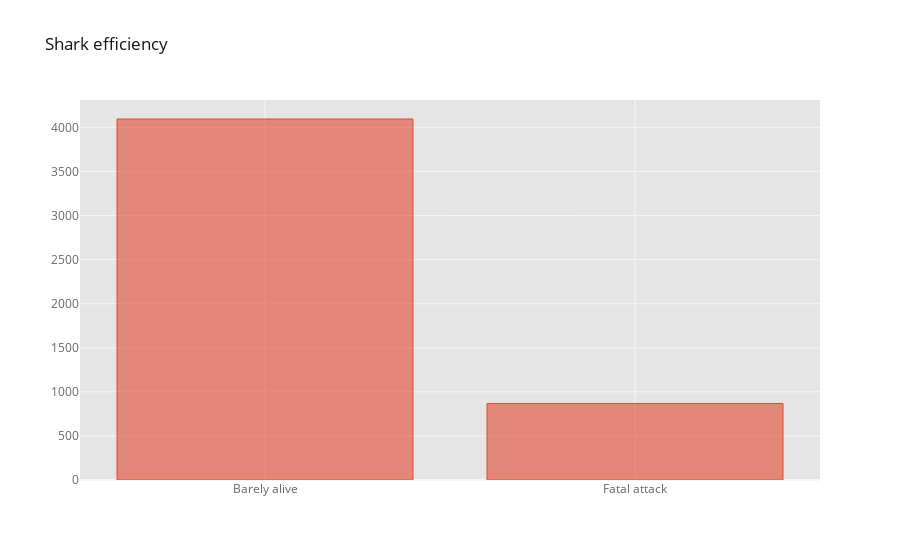

Here is the notebook cell this chart was saved with:
### Code cell
df["Fatal (Y/N)"].value_counts().iplot(kind="bar", title= "Shark efficiency")

### Figure 1 — Plotly figure (JSON) as saved in the notebook; plotly's stock layout.template omitted (floating-point values rounded to 4 significant figures)
{"data": [{"marker": {"color": "rgba(226, 74, 51, 0.6)", "line": {"color": "rgba(226, 74, 51, 1.0)", "width": 1}}, "name": "Fatal (Y/N)", "orientation": "v", "text": "", "type": "bar", "x": ["Barely alive", "Fatal attack"], "y": [4095, 868]}], "layout": {"legend": {"bgcolor": "#FFFFFF", "font": {"color": "#666666"}}, "paper_bgcolor": "#FFFFFF", "plot_bgcolor": "#E5E5E5", "title": {"font": {"color": "#151516"}, "text": "Shark efficiency"}, "xaxis": {"gridcolor": "#F6F6F6", "showgrid": true, "tickfont": {"color": "#666666"}, "title": {"font": {"color": "#666666"}, "text": ""}, "zerolinecolor": "#F6F6F6"}, "yaxis": {"gridcolor": "#F6F6F6", "showgrid": true, "tickfont": {"color": "#666666"}, "title": {"font": {"color": "#666666"}, "text": ""}, "zerolinecolor": "#F6F6F6"}}}
